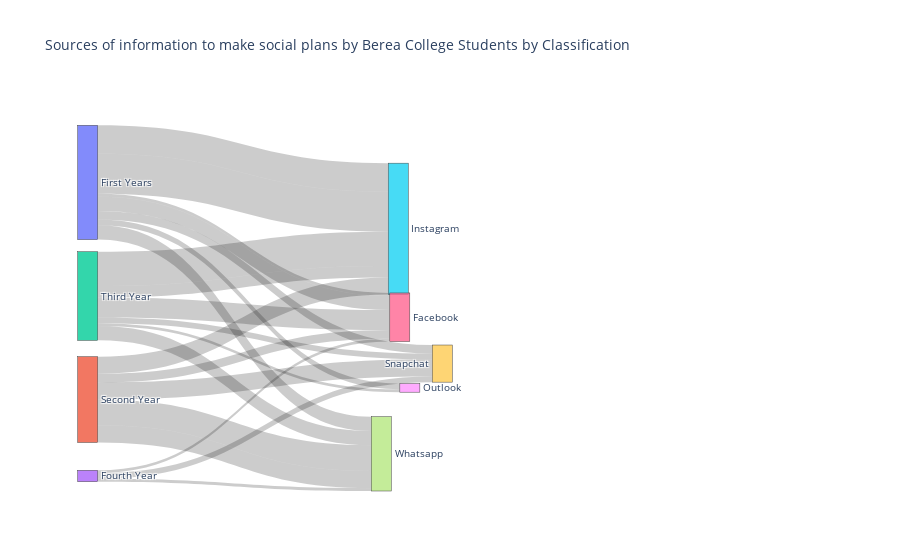

Notebook source saved alongside this figure:
### Code cell
# plotted with the help of StackOverflow thread: https://stackoverflow.com/questions/70293723/how-do-i-make-a-simple-multi-level-sankey-diagram-with-plotly

import pandas as pd
import plotly.graph_objects as go

label_list = ['First Years', 'Second Year', 'Third Year', 'Fourth Year', 'Super Senior+', 'Instagram', 'Facebook','Whatsapp', 'Outlook','Snapchat','Word of mouth from friends', 'none']
num_participants = [13, 16, 15, 17, 5] # number of participants per class

source = [0,0,0,0,0,0,0, 
          1,1,1,1,1,1,1, 
          2,2,2,2,2,2,2, 
          3,3,3,3,3,3,3,
          4,4,4,4,4,4,4]

target = [5,6,7,8,9, 
          5,6,7,8,9, 
          5,6,7,8,9,
          5,6,7,8,9, 
          5,6,7,8,9,
         ]

count = [20, 2, 10,4,6, 
        28,10,18,0,12,
         12,6,12,0,4,
         24,14,10,2,0,
         8,2,2,0,4
         
        ]

fig = go.Figure(data=[go.Sankey(
    node = {"label": label_list},
    link = {"source": source, "target": target, "value": count}
    )])

fig.update_layout(title_text="Sources of information to make social plans by Berea College Students by Classification ", font_size=10)

fig.show()

### Figure 1 — Plotly figure (JSON) as saved in the notebook; plotly's stock layout.template omitted (floating-point values rounded to 4 significant figures)
{"data": [{"link": {"source": [0, 0, 0, 0, 0, 0, 0, 1, 1, 1, 1, 1, 1, 1, 2, 2, 2, 2, 2, 2, 2, 3, 3, 3, 3, 3, 3, 3, 4, 4, 4, 4, 4, 4, 4], "target": [5, 6, 7, 8, 9, 5, 6, 7, 8, 9, 5, 6, 7, 8, 9, 5, 6, 7, 8, 9, 5, 6, 7, 8, 9], "value": [20, 2, 10, 4, 6, 28, 10, 18, 0, 12, 12, 6, 12, 0, 4, 24, 14, 10, 2, 0, 8, 2, 2, 0, 4]}, "node": {"label": ["First Years", "Second Year", "Third Year", "Fourth Year", "Super Senior+", "Instagram", "Facebook", "Whatsapp", "Outlook", "Snapchat", "Word of mouth from friends", "none"], "x": [0.01044, 0.01044, 0.01044, 0.01044, 0.4301, 0.4322, 0.4071, 0.4457, 0.4896], "y": [0.2169, 0.7884, 0.5159, 0.9894, 0.3392, 0.5717, 0.9312, 0.7577, 0.6937]}, "type": "sankey"}], "layout": {"autosize": true, "font": {"size": 10}, "title": {"text": "Sources of information to make social plans by Berea College Students by Classification "}}}
